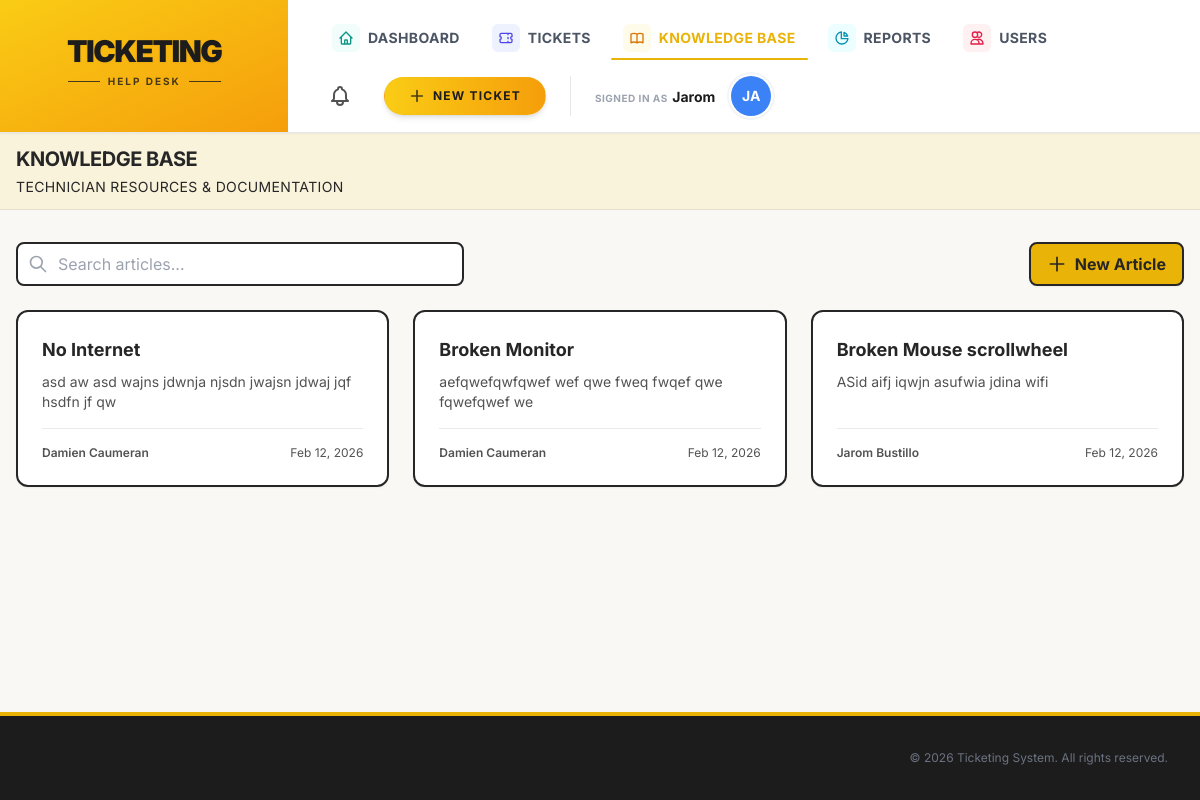
Screenshot of /kb.php (signed in) with the database file from the repository.
### tables this page shows
CREATE TABLE `kb_articles` (
  `id` int(11) UNSIGNED NOT NULL,
  `author_id` int(11) UNSIGNED NOT NULL,
  `title` varchar(255) NOT NULL,
  `content` text NOT NULL,
  `created_at` datetime DEFAULT current_timestamp(),
  `updated_at` datetime DEFAULT current_timestamp() ON UPDATE current_timestamp()
);

CREATE TABLE `users` (
  `id` int(11) UNSIGNED NOT NULL,
  `name` varchar(255) NOT NULL,
  `username` varchar(50) NOT NULL,
  `password` varchar(255) NOT NULL,
  `role` enum('help_desk','admin','technician') NOT NULL DEFAULT 'help_desk',
  `created_at` datetime DEFAULT current_timestamp()
);

### kb.php (the view, shortened to what this page needs)
<?php
require_once 'db.php';
$search = $_GET['search'] ?? '';
$sql = "SELECT k.*, u.name as author_name FROM kb_articles k LEFT JOIN users u ON u.id = k.author_id";
$params = [];
$types = "";
$sql .= " ORDER BY k.created_at DESC";
if ($params) {
    $stmt = $conn->prepare($sql);
    $stmt->bind_param($types, ...$params);
    $stmt->execute();
    $res = $stmt->get_result();
} else {
    $res = $conn->query($sql);
}
$articles = $res ? $res->fetch_all(MYSQLI_ASSOC) : [];
require_once 'includes/header.php';
?>
<section aria-labelledby="kb-heading">
    <div class="flex flex-col sm:flex-row items-center justify-between mb-6 gap-4">
        <form action="kb.php" method="GET" class="w-full sm:w-auto flex-1 max-w-md">
            <div class="relative">
                <input type="text" name="search" value="<?= htmlspecialchars($search) ?>"
                    placeholder="Search articles..."
                    class="w-full pl-10 pr-4 py-2 border-2 border-[#262626] rounded-lg focus:outline-none focus:ring-2 focus:ring-[#f5e6a3] text-[#262626]">
                <svg xmlns="http://www.w3.org/2000/svg"
                    class="h-5 w-5 absolute left-3 top-1/2 transform -translate-y-1/2 text-gray-400" fill="none"
                    viewBox="0 0 24 24" stroke="currentColor">
                    <path stroke-linecap="round" stroke-linejoin="round" stroke-width="2"
                        d="M21 21l-6-6m2-5a7 7 0 11-14 0 7 7 0 0114 0z" />
                </svg>
            </div>
        </form>
        <a href="kb_manage.php"
            class="inline-flex items-center gap-2 px-4 py-2 bg-[#eab308] text-[#262626] font-bold rounded-lg border-2 border-[#262626] hover:bg-[#ca8a04] hover:text-white transition-colors shadow-sm whitespace-nowrap">
            <svg xmlns="http://www.w3.org/2000/svg" class="h-5 w-5" fill="none" viewBox="0 0 24 24"
                stroke="currentColor">
                <path stroke-linecap="round" stroke-linejoin="round" stroke-width="2" d="M12 4v16m8-8H4" />
            </svg>
            New Article
        </a>
    </div>
    <?php if (empty($articles)): ?>
        <div class="bg-white border-2 border-[#262626] rounded-xl p-12 text-center shadow-sm">
            <div class="inline-flex items-center justify-center w-16 h-16 rounded-full bg-[#f5e6a3]/30 mb-4">
                <svg xmlns="http://www.w3.org/2000/svg" class="w-8 h-8 text-[#eab308]" fill="none" viewBox="0 0 24 24"
                    stroke="currentColor">
                    <path stroke-linecap="round" stroke-linejoin="round" stroke-width="2"
                        d="M12 6.253v13m0-13C10.832 5.477 9.246 5 7.5 5S4.168 5.477 3 6.253v13C4.168 18.477 5.754 18 7.5 18s3.332.477 4.5 1.253m0-13C13.168 5.477 14.754 5 16.5 5c1.747 0 3.332.477 4.5 1.253v13C19.832 18.477 18.247 18 16.5 18c-1.746 0-3.332.477-4.5 1.253" />
                </svg>
            </div>
            <h3 class="text-lg font-bold text-[#262626] mb-2">No articles found</h3>
            <p class="text-[#525252] mb-6">Start building your knowledge base by creating the first article.</p>
            <a href="kb_manage.php" class="text-[#eab308] font-bold hover:underline">Create Article</a>
        </div>
    <?php else: ?>
        <div class="grid grid-cols-1 md:grid-cols-2 lg:grid-cols-3 gap-6">
            <?php foreach ($articles as $article): ?>
                <a href="kb_article.php?id=<?= $article['id'] ?>"
                    class="group block bg-white border-2 border-[#262626] rounded-xl p-6 shadow-sm hover:shadow-md hover:-translate-y-1 transition-all h-full flex flex-col">
                    <h3 class="text-lg font-bold text-[#262626] mb-2 group-hover:text-[#eab308] transition-colors line-clamp-2">
                        <?= htmlspecialchars($article['title']) ?>
                    </h3>
                    <p class="text-sm text-[#525252] mb-4 line-clamp-3 flex-1 break-words">
                        <?= htmlspecialchars(mb_strimwidth(strip_tags($article['content']), 0, 150, "...")) ?>
                    </p>
                    <div
                        class="flex items-center justify-between mt-auto pt-4 border-t border-[#262626]/10 text-xs text-[#525252]">
                        <span class="font-semibold">
                            <?= htmlspecialchars($article['author_name'] ?? 'Unknown') ?>
                        </span>
                        <span>
                            <?= date('M j, Y', strtotime($article['created_at'])) ?>
                        </span>
                    </div>
                </a>
            <?php endforeach; ?>
        </div>
    <?php endif; ?>
</section>
<?php require_once 'includes/footer.php'; ?>

### style.css (style rules this page uses)
:root { --yellow: #fef08a; --black: #0a0a0a; --white: #ffffff; --radius: 10px; --shadow: 0 4px 6px -1px rgba(0, 0, 0, 0.1), 0 2px 4px -2px rgba(0, 0, 0, 0.06); }
* { box-sizing: border-box; }
html, body { height: 100%; }
body { margin: 0; font-family: 'Inter', system-ui, -apple-system, 'Segoe UI', Roboto, sans-serif; font-size: 16px; line-height: 1.5; color: var(--black); background: var(--yellow); padding: 0; }
h1, h2, h3 { margin: 0 0 0.5rem; color: var(--black); }
input, textarea, select, button { font: inherit; }
input, textarea, select { width: 100%; padding: 0.6rem 0.75rem; border: 2px solid var(--black); background: var(--white); color: var(--black); border-radius: 8px; margin: 0.25rem 0 0.75rem 0; transition: box-shadow 0.15s; }

### rows the page displays
kb_articles: title "No Internet", content "asd aw asd wajns jdwnja njsdn jwajsn jdwaj jqf hsdfn jf qw", author.name "Damien Caumeran", created_at "Feb 12, 2026"
kb_articles: title "Broken Monitor", content "aefqwefqwfqwef wef qwe fweq fwqef qwe fqwefqwef we", author.name "Damien Caumeran", created_at "Feb 12, 2026"
kb_articles: title "Broken Mouse scrollwheel", content "ASid aifj iqwjn asufwia jdina wifi", author.name "Jarom Bustillo", created_at "Feb 12, 2026"

### other values shown
$username "Jarom"
$initials "JA"
$page_heading "KNOWLEDGE BASE"
$page_subtitle "TECHNICIAN RESOURCES & DOCUMENTATION"
